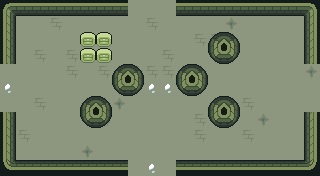

This is a level from a 2D game, rendered from its Tiled map with the project's own tilesets. A one-line summary and the complete map file follow:
An orthogonal 20x11 tile map with 16x16 px tiles, 6 tile layers (ground, dressing, decor, walls, ...), 3 tilesets and 12 objects (5x ENTRY, 5x ENEMY, 2x PROP).

<map version="1.10" tiledversion="1.10.2" orientation="orthogonal" renderorder="right-down" width="20" height="11" tilewidth="16" tileheight="16" infinite="0" nextlayerid="8" nextobjectid="13">
 <tileset firstgid="1" name="wall" tilewidth="16" tileheight="16" tilecount="110" columns="10">
  <image source="../../../gfx/tiles/ruins/tilesetwallsimple.png" width="160" height="176" />
 </tileset>
 <tileset firstgid="111" name="floor" tilewidth="16" tileheight="16" tilecount="374" columns="22">
  <image source="../../../gfx/tiles/ruins/tilesetinteriorfloor.png" width="352" height="272" />
 </tileset>
 <tileset firstgid="485" name="elements" tilewidth="16" tileheight="16" tilecount="27" columns="9">
  <image source="../../../gfx/tiles/ruins/elements.png" width="144" height="48" />
 </tileset>
 <layer id="1" name="ground" width="20" height="11">
  <data encoding="csv">
277,277,277,277,277,277,277,277,277,277,277,367,277,277,277,277,277,342,277,277,
277,277,277,342,277,277,277,277,277,342,277,277,277,277,367,277,277,277,277,277,
277,277,277,277,277,342,277,277,277,277,277,277,342,342,277,277,277,277,277,277,
277,277,342,277,342,277,367,277,277,277,342,277,277,277,277,277,277,277,277,277,
277,277,277,277,342,277,342,277,342,342,342,277,277,277,277,277,277,277,277,367,
366,277,277,277,277,277,277,342,277,366,366,277,277,277,277,277,277,277,277,277,
277,277,342,277,277,277,277,367,277,277,277,277,277,277,277,342,277,277,277,277,
277,277,277,277,277,277,342,277,277,277,277,277,342,277,366,277,367,277,277,277,
277,342,277,277,277,277,277,277,277,277,277,277,342,277,277,342,277,277,277,277,
277,277,277,277,277,367,277,277,277,277,277,277,277,277,277,277,277,277,277,277,
367,277,277,342,277,277,277,366,277,366,277,277,366,277,277,277,277,277,277,277
</data>
 </layer>
 <layer id="2" name="dressing" width="20" height="11">
  <data encoding="csv">
0,0,0,0,0,0,0,0,0,0,0,0,0,0,0,0,0,0,0,0,
0,0,0,0,0,0,0,0,0,0,0,0,0,0,0,0,0,0,0,0,
0,0,0,0,0,0,0,0,0,0,0,0,0,0,0,0,0,0,0,0,
0,0,0,0,0,0,0,0,0,0,0,0,0,0,0,0,0,0,0,0,
0,0,0,0,0,0,0,0,0,0,0,0,0,0,0,0,0,0,0,0,
0,0,0,0,0,0,0,0,0,0,0,0,0,0,0,0,0,0,0,0,
0,0,0,0,0,0,0,0,0,0,0,0,0,0,0,0,0,0,0,0,
0,0,0,0,0,0,0,0,0,0,0,0,0,0,0,0,0,0,0,0,
0,0,0,0,0,0,0,0,0,0,0,0,0,0,0,0,0,0,0,0,
0,0,0,0,0,0,0,0,0,0,0,0,0,0,0,0,0,0,0,0,
0,0,0,0,0,0,0,0,0,0,0,0,0,0,0,0,0,0,0,0
</data>
 </layer>
 <layer id="3" name="decor" width="20" height="11">
  <data encoding="csv">
0,0,0,0,0,0,0,0,0,0,0,0,0,0,0,0,0,0,0,0,
0,0,0,0,0,0,0,0,0,0,0,0,0,0,0,0,0,0,0,0,
0,0,0,0,0,0,0,0,0,0,0,0,0,0,0,0,0,0,0,0,
0,0,0,0,0,0,0,0,0,0,0,0,0,0,0,0,0,0,0,0,
0,0,0,0,0,0,0,0,0,0,0,0,0,0,0,0,0,0,0,0,
0,0,0,0,0,0,0,0,0,0,0,0,0,0,0,0,0,0,0,0,
0,0,0,0,0,0,0,0,0,0,0,0,0,0,0,0,0,0,0,0,
0,0,0,0,0,0,0,0,0,0,0,0,0,0,0,0,0,0,0,0,
0,0,0,0,0,0,0,0,0,0,0,0,0,0,0,0,0,0,0,0,
0,0,0,0,0,0,0,0,0,0,0,0,0,0,0,0,0,0,0,0,
0,0,0,0,0,0,0,0,0,0,0,0,0,0,0,0,0,0,0,0
</data>
 </layer>
 <layer id="4" name="walls" width="20" height="11">
  <data encoding="csv">
66,69,69,69,69,69,69,69,0,0,0,69,69,69,69,69,69,69,69,70,
76,0,0,0,0,0,0,0,0,0,0,0,0,0,0,0,0,0,0,80,
76,0,0,0,0,0,0,0,0,0,0,0,0,0,0,0,0,0,0,80,
76,0,0,0,0,0,0,0,0,0,0,0,0,0,0,0,0,0,0,80,
0,0,0,0,0,0,0,0,0,0,0,0,0,0,0,0,0,0,0,0,
0,0,0,0,0,0,0,0,0,0,0,0,0,0,0,0,0,0,0,0,
0,0,0,0,0,0,0,0,0,0,0,0,0,0,0,0,0,0,0,0,
76,0,0,0,0,0,0,0,0,0,0,0,0,0,0,0,0,0,0,80,
76,0,0,0,0,0,0,0,0,0,0,0,0,0,0,0,0,0,0,80,
76,0,0,0,0,0,0,0,0,0,0,0,0,0,0,0,0,0,0,80,
106,109,109,109,109,109,109,109,0,0,0,109,109,109,109,109,109,109,109,110
</data>
 </layer>
 <layer id="5" name="props" width="20" height="11">
  <data encoding="csv">
0,0,0,0,0,0,0,0,0,0,0,0,0,0,0,0,0,0,0,0,
0,0,0,0,0,0,0,0,0,0,0,0,0,0,0,0,0,0,0,0,
0,0,0,0,0,492,492,0,0,0,0,0,0,78,79,0,0,0,0,0,
0,0,0,0,0,492,492,0,0,0,0,0,0,88,89,0,0,0,0,0,
0,0,0,0,0,0,0,78,79,0,0,78,79,0,0,0,0,0,0,0,
0,0,0,0,0,0,0,88,89,0,0,88,89,0,0,0,0,0,0,0,
0,0,0,0,0,78,79,0,0,0,0,0,0,78,79,0,0,0,0,0,
0,0,0,0,0,88,89,0,0,0,0,0,0,88,89,0,0,0,0,0,
0,0,0,0,0,0,0,0,0,0,0,0,0,0,0,0,0,0,0,0,
0,0,0,0,0,0,0,0,0,0,0,0,0,0,0,0,0,0,0,0,
0,0,0,0,0,0,0,0,0,0,0,0,0,0,0,0,0,0,0,0
</data>
 </layer>
 <layer id="6" name="overhead" width="20" height="11">
  <data encoding="csv">
0,0,0,0,0,0,0,0,0,0,0,0,0,0,0,0,0,0,0,0,
0,0,0,0,0,0,0,0,0,0,0,0,0,0,0,0,0,0,0,0,
0,0,0,0,0,0,0,0,0,0,0,0,0,0,0,0,0,0,0,0,
0,0,0,0,0,0,0,0,0,0,0,0,0,0,0,0,0,0,0,0,
0,0,0,0,0,0,0,0,0,0,0,0,0,0,0,0,0,0,0,0,
0,0,0,0,0,0,0,0,0,0,0,0,0,0,0,0,0,0,0,0,
0,0,0,0,0,0,0,0,0,0,0,0,0,0,0,0,0,0,0,0,
0,0,0,0,0,0,0,0,0,0,0,0,0,0,0,0,0,0,0,0,
0,0,0,0,0,0,0,0,0,0,0,0,0,0,0,0,0,0,0,0,
0,0,0,0,0,0,0,0,0,0,0,0,0,0,0,0,0,0,0,0,
0,0,0,0,0,0,0,0,0,0,0,0,0,0,0,0,0,0,0,0
</data>
 </layer>
 <objectgroup id="7" name="spawns">
  <object id="1" name="UP" type="ENTRY" x="152" y="24" />
  <object id="2" name="DOWN" type="ENTRY" x="152" y="152" />
  <object id="3" name="LEFT" type="ENTRY" x="24" y="88" />
  <object id="4" name="RIGHT" type="ENTRY" x="296" y="88" />
  <object id="5" name="" type="ENTRY" x="168" y="88" />
  <object id="6" name="" type="ENEMY" x="72" y="56" />
  <object id="7" name="" type="ENEMY" x="248" y="56" />
  <object id="8" name="" type="ENEMY" x="152" y="120" />
  <object id="9" name="" type="ENEMY" x="104" y="88" />
  <object id="10" name="" type="ENEMY" x="72" y="120" />
  <object id="11" name="torch" type="PROP" x="56" y="168" />
  <object id="12" name="torch" type="PROP" x="264" y="168" />
 </objectgroup>
</map>
